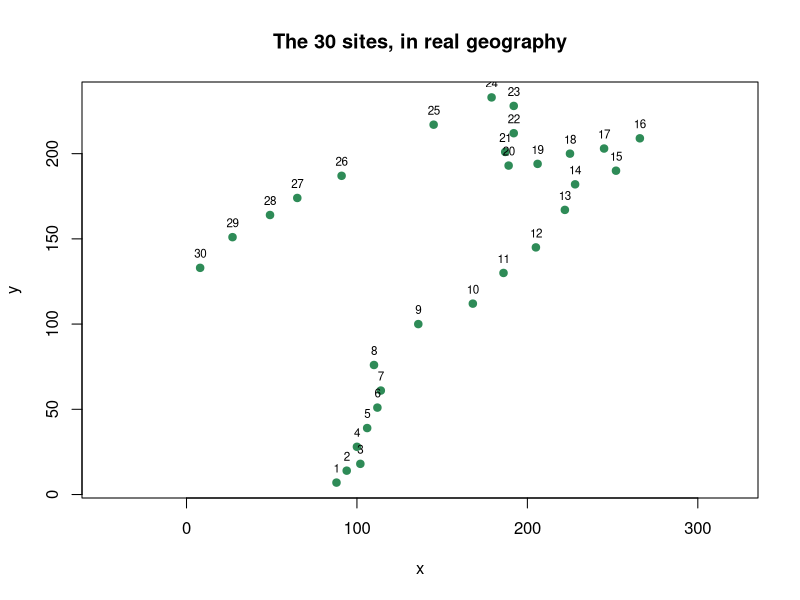
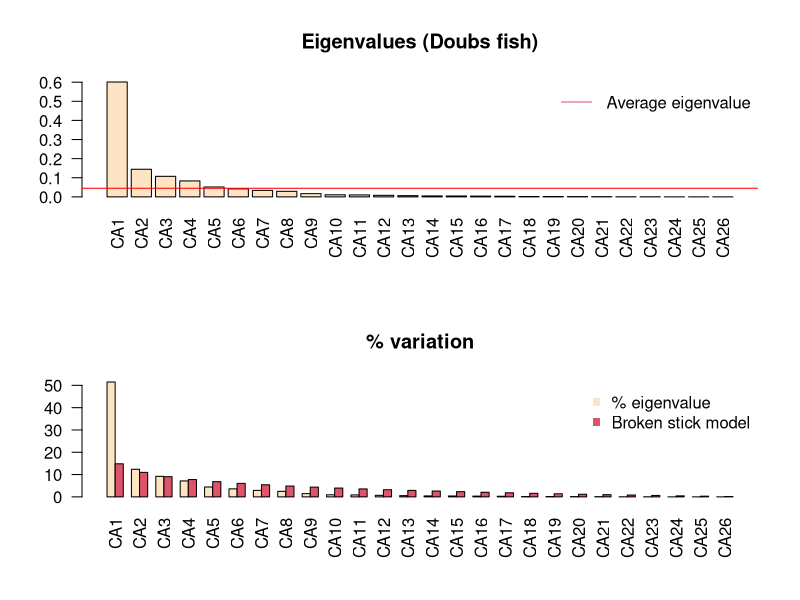
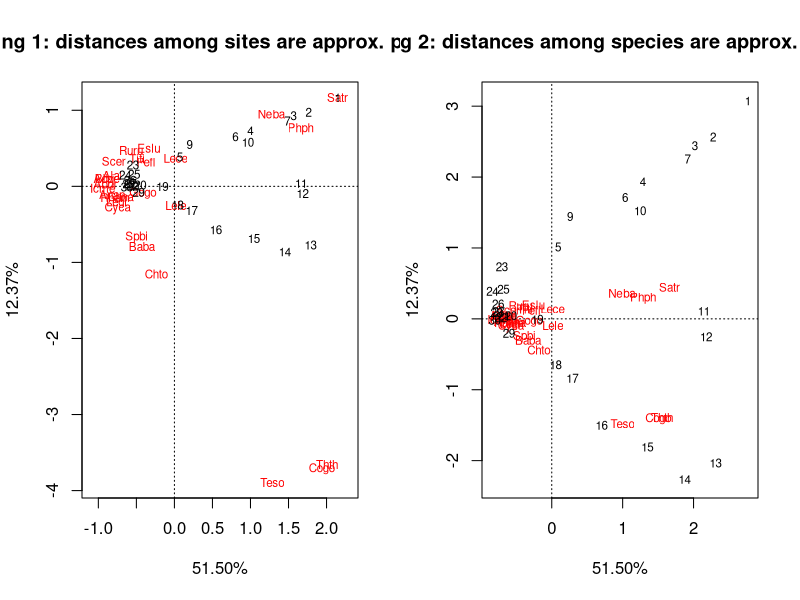
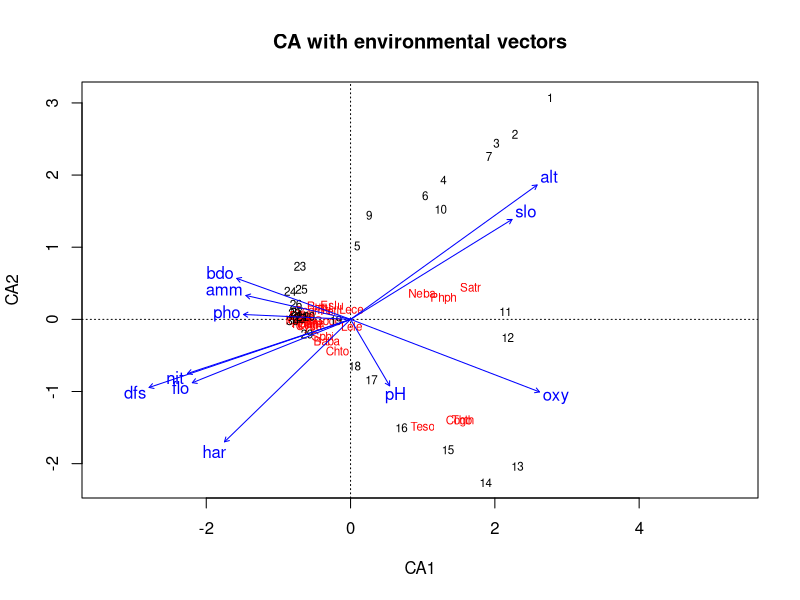
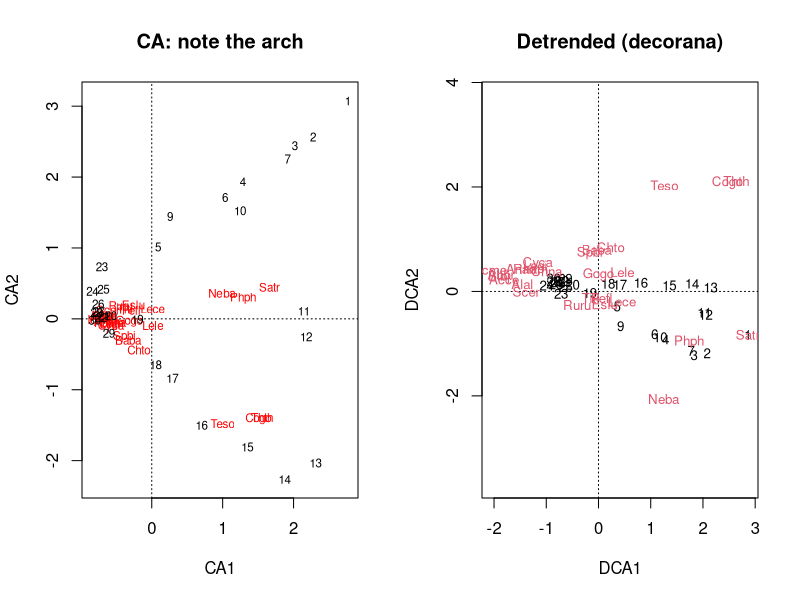
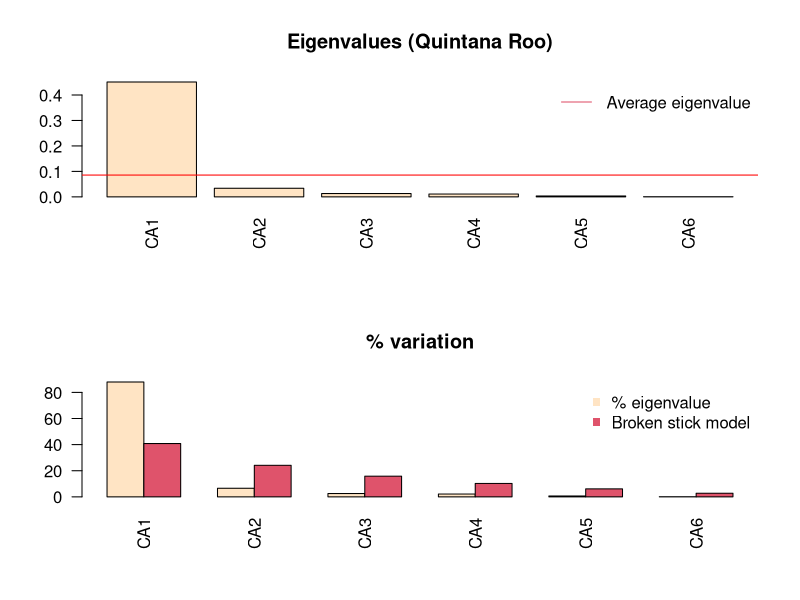
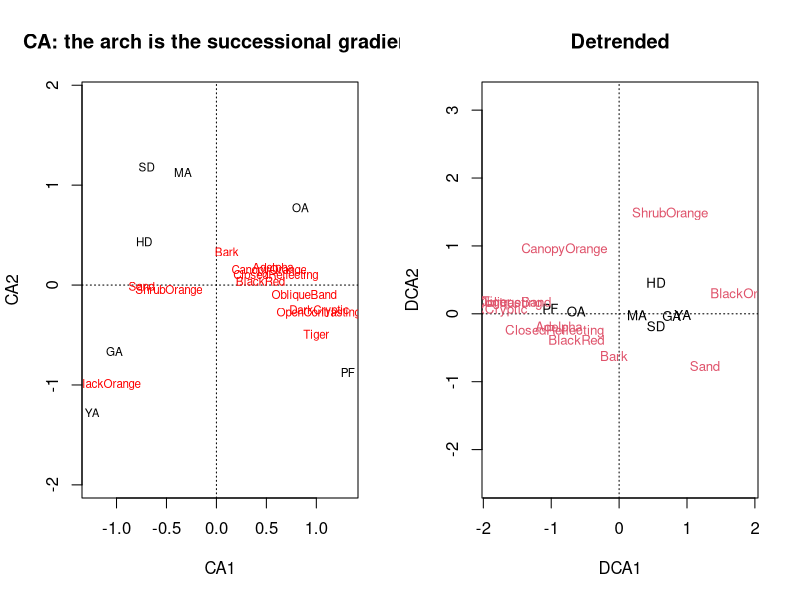

Recreate these plots in R, in order.
## ============================================================================
##  MS_LJMR :: 08_CorrespondenceAnalysis.R — Correspondence Analysis (CA)
##
##  Original authors: Laura Jiménez & Jorge Soberón
##                    (BIOL 943 Multivariate Methods, University of Kansas)
##  Revised for the MS_LJMR edition by: Luis J. Madrigal-Roca
##
##  Revised from 14_CorrespondaceAnalysis.R. Uses frozen Doubs fish counts.
## ============================================================================

##  PLAIN CLASSROOM EDITION
##  Generated from R/08_CorrespondenceAnalysis.R by scripts/make_class_src.py --
##  edit R/08_CorrespondenceAnalysis.R and regenerate; changes made here will be overwritten.
## ============================================================================

# R packages required
#install.packages("vegan")
#install.packages("ade4")
library(vegan)
library(ade4)

# Working directory
#   Point this at the folder that holds this session's data. Every file
#   name below is resolved relative to it, so the script and its data have
#   to travel together -- or at least stay in step.
#
#   This session reads: ButterfliesQRoo2.csv
setwd("C:\\Users\\jsoberon\\OneDrive - University of Kansas\\Shared with Everyone\\MultivariateClassDataTables")

# Built-in data sets used below
data(doubs)          # the Verneaux river-fish tables

## ============================================================================
##  1. WHY A DIFFERENT DISTANCE
## ============================================================================
##  Correspondence analysis is PCA adapted to COUNTS -- non-negative integers,
##  which are not normally distributed and have no meaningful zero-centred
##  ellipse. It has been called reciprocal averaging and dual scaling; the
##  mathematics is the same in every case.
##
##  In standardized PCA, Euclidean distance between observations is preserved.
##  In CA, chi-square, not Euclidean distance, is preserved.

##  Why chi-square distance and not plain Euclidean distance?
## 1) It removes sample size. Working with profiles means a site with 1,000 individuals
## and one with 100 compare by composition, not by total.
## 2) It down-weights abundant species. 
## 3) The $1/c_j$ factor stops the commonest species from dominating, and it gives rare species more say. This is why CA can be sensitive to rare species.
## 4) It has distributional equivalence. If two columns have the same profile
## and you merge them into one, the distances between rows do not change. Euclidean distance on raw counts lacks this property.

##  CA works by first transforming the data matrix X  dividing by the fill: P=X/f
##  and then getting the rows (alphas) and column (omegas) totals. 
##  The row profile is p_i,j = x_i,j/alfa_i.
##  The product of the vectors alphas%*% t(omegas) = a matrix  with entries 
##  X-P'. Finally, one gets S= diag(alphas)%*%P'%*%diag(omegas).

##  A 2d plot of CA scores is the best 2d approximation to chi-square distances in the full space.
##  CA is an R-mode and a Q-mode analysis at once -- which follows from the fact, from
##  session 01, that XX' and X'X share their non-zero eigenvalues.
##
##  Data: Verneaux (1973) -- 27 fish species, 11 environmental variables and
##  coordinates for 30 sites along the Doubs river in the Jura.

## doubs carries several tables; these are the three this session uses.
## (ade4's object also has a `species` table of Latin names.)
cat("fish table:", nrow(doubs$fish), "sites x", ncol(doubs$fish), "species\n")
cat("env  table:", nrow(doubs$env),  "sites x", ncol(doubs$env),  "variables\n")
print(head(doubs$fish[, 1:8]))
print(head(doubs$env))

## ---- the sites are a river, so they are spatially ordered -------------------
if (!is.null(doubs$xy)) {
  par(mfrow = c(1, 1))
  plot(doubs$xy, pch = 19, col = "seagreen", asp = 1,
       main = "The 30 sites, in real geography")
  text(doubs$xy, labels = seq_len(nrow(doubs$xy)), pos = 3, cex = .7)

  cat("\nThe sites trace the river downstream -- so spatial covariance is not a",
      "hypothesis, it is a certainty.\n")
}

## CA cannot handle an all-zero row or column
cat("empty sites:",   paste(which(rowSums(doubs$fish) == 0), collapse = ", "), "\n")
cat("empty species:", paste(which(colSums(doubs$fish) == 0), collapse = ", "), "\n")
keep <- rowSums(doubs$fish) > 0
fish <- doubs$fish[keep, colSums(doubs$fish[keep, ]) > 0]
env  <- doubs$env[keep, ]
cat("after removing empty rows we keep:", nrow(fish), "sites x", ncol(fish), "species\n")

## ============================================================================
##  2. RUNNING IT, AND THE TWO SCALINGS
## ============================================================================
##  vegan::cca() with a single table is a CA. Results can be presented two ways:
##
##  scaling = 1 (by sites)   chi-square distance is preserved among SITES.
##      Sites near each other have similar relative species composition; a site
##      near a species probably has a high proportion of it.
##  scaling = 2 (by species) chi-square distance is preserved among SPECIES.
##      Species near each other occur at similar relative frequencies; a species
##      near a site is probably frequent there.
##
##  The scaling changes the eigenVECTORS, never the eigenVALUES.
f.ca <- vegan::cca(fish)
print(summary(f.ca))                 # default scaling 2
print(summary(f.ca, scaling = 1))

ev <- f.ca$CA$eig
cat("\neigenvalues (identical under either scaling):\n"); print(round(ev, 4))
cat("total inertia:", round(sum(ev), 4), "\n")
cat("In CA an eigenvalue above 0.6 signals a very strong gradient.\n")

## ---- how many axes? Kaiser and broken stick --------------------------------
##  evplot() is Francois Gillet's function from Numerical Ecology in R. The
##  original session source()d it from a local RCode folder; it is defined here
##  so the script has no external file to find.
evplot <- function(ev, main = "") {
  n   <- length(ev)
  bsm <- data.frame(j = seq_len(n), p = 0)
  bsm$p[1] <- 1 / n
  for (i in 2:n) bsm$p[i] <- bsm$p[i - 1] + (1 / (n + 1 - i))
  bsm$p <- 100 * bsm$p / n
  par(mfrow = c(2, 1))
  barplot(ev, main = paste("Eigenvalues", main), col = "bisque", las = 2)
  abline(h = mean(ev), col = "red")
  legend("topright", "Average eigenvalue", lwd = 1, col = 2, bty = "n")
  barplot(t(cbind(100 * ev / sum(ev), bsm$p[n:1])), beside = TRUE,
          main = "% variation", col = c("bisque", 2), las = 2)
  legend("topright", c("% eigenvalue", "Broken stick model"),
         pch = 15, col = c("bisque", 2), bty = "n")
}
par(mfrow = c(1, 1))
evplot(ev, "(Doubs fish)")

## ============================================================================
##  3. THE BIPLOTS
## ============================================================================
# Wide figure: widen the Plot pane, or open a sized device first --
#   dev.new(width = 12, height = 6)
x11()
op <- par(mfrow = c(1, 2))
plot(f.ca, scaling = 1, main = "Scaling 1: distances among sites are approx. preserved",xlab="51.50%",ylab="12.37%")
plot(f.ca, scaling = 2, main = "Scaling 2: distances among species are approx. preserved",xlab="51.50%",ylab="12.37%")
par(op)

##  Axis 1 separates sites 19-30, the downstream ones, and most species sit near
##  them -- they are frequent there. Axis 2 picks out intermediate sites and the
##  species characteristic of them. Interpretation needs care: by construction
##  the site scores and species scores maximise their correlation, so proximity
##  on the plot is a statement about relative frequency, not abundance.

## In Scaling 2 three clusters of species are apparent, similar by their proportions

## ---- overlaying the environment --------------------------------------------
##  envfit() regresses each environmental variable on the ordination axes and
##  tests it by permutation, which turns "the axis looks like a gradient" into
##  a number.
set.seed(1998)
spe.ca.env <- vegan::envfit(f.ca, env, permutations = 999)
print(spe.ca.env)

par(mfrow = c(1, 1))
plot(f.ca, scaling = 2, main = "CA with environmental vectors")
plot(spe.ca.env)

## ============================================================================
##  4. THE ARCH EFFECT, AND DETRENDING
## ============================================================================
##  A single strong gradient makes CA fold the second axis into a horseshoe --
##  the arch effect. It is an artefact of the method, not structure in the data.
##  Detrended correspondence analysis (decorana) removes it by flattening the
##  second axis in segments.
f.dca <- vegan::decorana(fish)
print(f.dca)

# Wide figure: widen the Plot pane, or open a sized device first --
#   dev.new(width = 12, height = 6)
op <- par(mfrow = c(1, 2))
plot(f.ca,  main = "CA: note the arch")
plot(f.dca, main = "Detrended (decorana)")
par(op)

## ============================================================================
##  5. THE SAME ANALYSIS ON THE BUTTERFLIES
## ============================================================================
##  Sites x wing patterns, from session 04. Here the gradient is succession, and
##  the arch is almost entirely a consequence of it.
qroo3 <- read.csv("ButterfliesQRoo2.csv", stringsAsFactors = TRUE)
sites <- c("HD", "SD", "GA", "YA", "MA", "OA", "PF")
qroo2 <- aggregate(qroo3[, sites], by = list(Pattern = qroo3$Pattern), FUN = sum)
qroo  <- as.matrix(t(qroo2[, -1]))
colnames(qroo) <- as.character(qroo2$Pattern)
qroo  <- qroo[rowSums(qroo) > 0, colSums(qroo) > 0]
cat("\nbutterfly table:", nrow(qroo), "sites x", ncol(qroo), "patterns\n")

qr.ca  <- vegan::cca(qroo)
qr.dca <- vegan::decorana(qroo)
par(mfrow = c(1, 1))
evplot(qr.ca$CA$eig, "(Quintana Roo)")

# Wide figure: widen the Plot pane, or open a sized device first --
#   dev.new(width = 12, height = 6)
op <- par(mfrow = c(1, 2))
plot(qr.ca,  main = "CA: the arch is the successional gradient")
plot(qr.dca, main = "Detrended")
par(op)

cat("\n[08_CorrespondenceAnalysis] CA is PCA under chi-square distance, it",
    "ordinates rows and columns simultaneously, and its arch is an artefact",
    "of a dominant gradient rather than a second gradient.\n")
